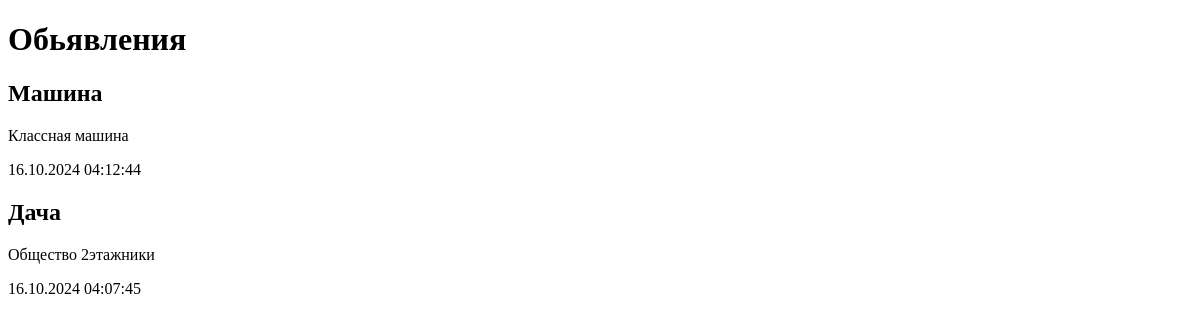
The app's page /, older data.
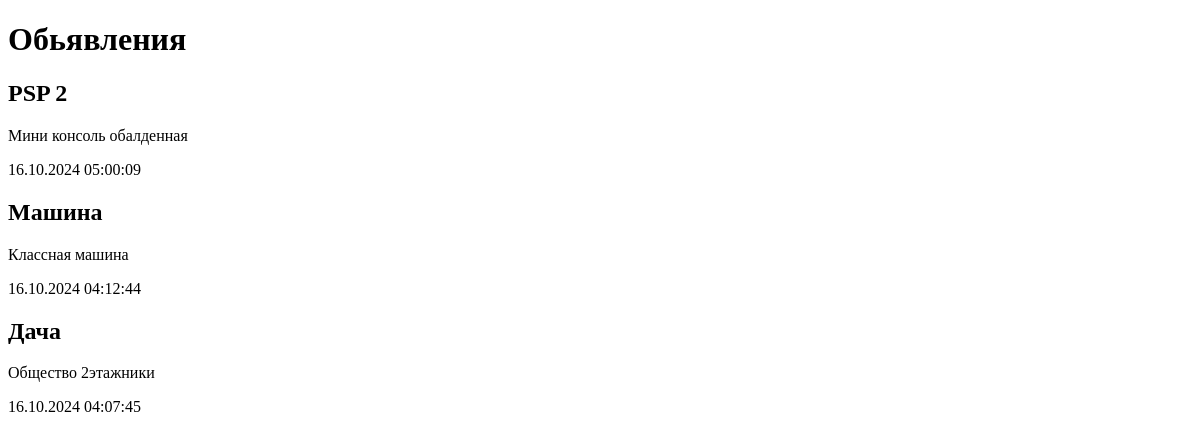
The same page, newer data.
### bboard/models.py (models this page shows)
class Bb(models.Model):
    title = models.CharField(max_length=50, verbose_name='Товар')
    content = models.TextField(null=True, blank=True, verbose_name='Описание')
    price = models.FloatField(null=True, blank=True, verbose_name='Цена')
    published = models.DateTimeField(auto_now_add=True, db_index=True, verbose_name='Опубликовано')
    class Meta:
        verbose_name_plural = 'Объявления'
        verbose_name = 'Объявление'
        ordering = ['-published']

### bboard/views.py (the view)
# urls.py: path('', index),
def index(request):
    bbs = Bb.objects.all()
    return render(request, 'index.html', {'bbs': bbs})

### bboard/templates/index.html (shortened to what this page needs)
<!DOCTYPE html>
<html lang="en">
<head>
</head>
<body>
    <h1>Обьявления</h1>
    {% for bb in bbs %}
    <div>
        <h2>{{ bb.title }}</h2>
        <p>{{ bb.content }}</p>
        <p>{{ bb.published|date:'d.m.Y H:i:s'}}</p>
    </div>
    {% endfor %}
</body>
</html>

Row changes from the older to the newer data that the page shows:
added Bb: title "PSP 2", content "Мини консоль обалденная", published "16.10.2024 05:00:09"
